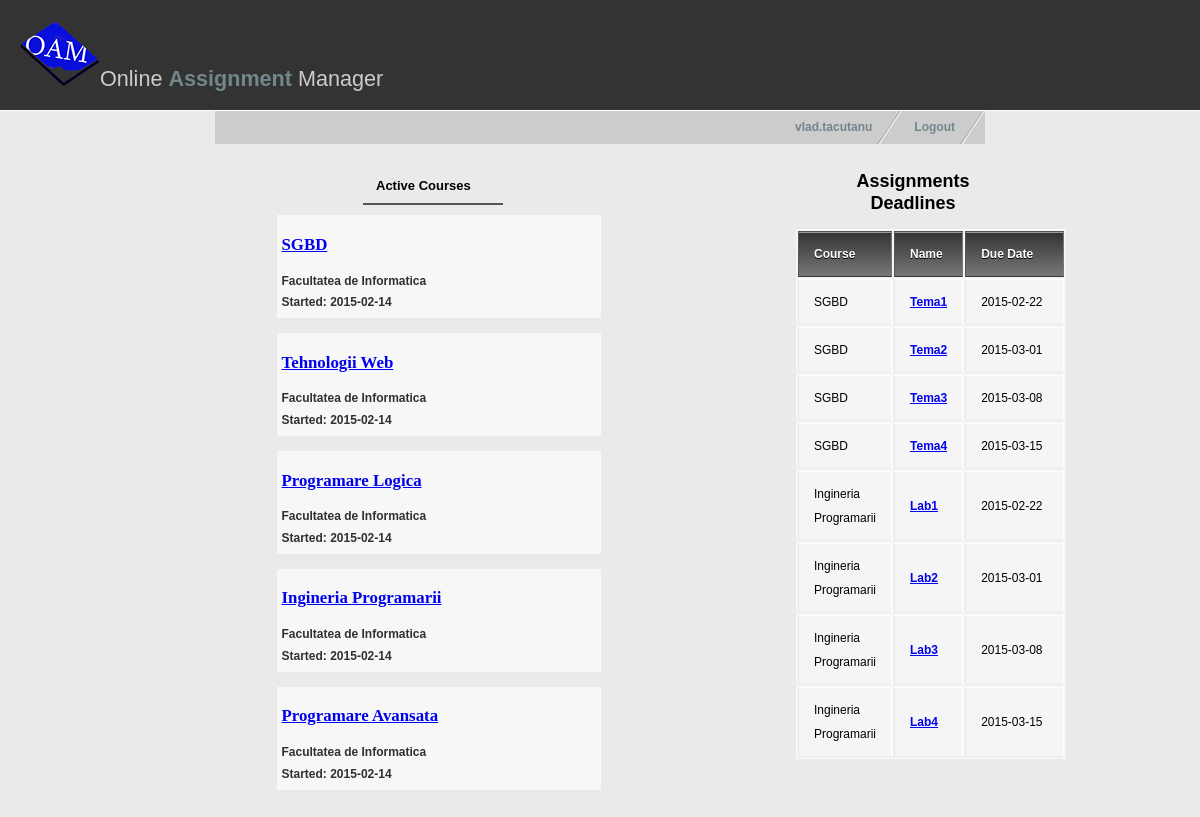
Screenshot of /studentindex.php (signed in) with the database file from the repository.
### tables this page shows
CREATE TABLE Assignment(
  IdAssignment INT(10) PRIMARY KEY,
  IdMaterie INT(10) NOT NULL,
  Titlu VARCHAR(30) NOT NULL,
  Descriere VARCHAR(255),
  AssignDate DATE NOT NULL,
  DueDate DATE NOT NULL,
  Punctaj DECIMAL(3) NOT NULL,
  Tip VARCHAR(10) NOT NULL,
  Path VARCHAR(255),
  FOREIGN KEY(IdMaterie) REFERENCES Materie(IdMaterie),
  CHECK(Tip IN ('Tema','Proiect'))
  );

CREATE TABLE Materie(
  IdMaterie INT(10) PRIMARY KEY,
  Nume VARCHAR(50) NOT NULL,
  Semestru INT(1),
  Descriere VARCHAR(255)
  );

### studentindex.php (the view, shortened to what this page needs)
<!DOCTYPE html>
<?php
  $username = $_SESSION['username'];
?>
<html xmlns="http://www.w3.org/1999/xhtml" xml:lang="en" lang="en">
<head>
<link href="style.css" rel="stylesheet" type="text/css" />
</head>
<body>
<div id="header">
  <h1><img src="images/oamlogo3.png" alt="" />Online <span style="font-weight:bold; color:#73868C;">Assignment</span> Manager</h1>
</div>
<div id="container">
    <ul id="nav">
      <li><a href="index.html">Logout</a></li>
      <li><a href="#"><?php echo $username ?></a></li>
    </ul>
  <div id="contentleft">
    <ul id="nav2" style="margin-left: 100px">
      <li><a href="studentindex.php" style="color: #000;">Active Courses</a></li>
    </ul>
    <?php
    $result = mysql_query("SELECT materie.Nume AS n, student_materie.StartDate AS d FROM materie JOIN student_materie ON materie.IdMaterie=student_materie.IdMaterie
 JOIN student ON student_materie.IdStudent=student.IdStudent
 JOIN account ON student.IdAccount=account.IdAccount
 WHERE account.Username = '$username' AND student_materie.Status='In Curs'");
    while($line = mysql_fetch_array($result, MYSQL_ASSOC)) {
      echo '<div class="coursebox">
      <h3><a href="studentcourse.php?name=',$line["n"],'">',$line["n"],'</a><h3>
      <h4>Facultatea de Informatica</h4>
      <h4>Started: ' ,$line["d"],'<h4>
    </div>';
    }
    ?>
  </div>
  <div id="contentright">
    <h2>Assignments Deadlines</h2>
    <table>
      <thead>
        <tr>
          <th>Course</th>
          <th>Name</th>
          <th>Due Date</th>
        </tr>
      </thead>
      <tbody>
        <?php
    $result = mysql_query("SELECT assignment.Titlu AS titlu, assignment.DueDate AS due, assignment.Path AS path, materie.Nume AS name
      FROM assignment JOIN materie ON assignment.IdMaterie = materie.IdMaterie WHERE assignment.DueDate < '2015-03-19';");
    while($line = mysql_fetch_array($result, MYSQL_ASSOC)) {
    echo '<tr>
          <td>',$line["name"],'</td>
          <td><a href="',$line["path"],'"><strong>',$line["titlu"],'</strong></a></td>
          <td width = 70px;>',$line["due"],'</td>
        </tr>';
         }
         ?>
      </tbody>
    </table>
  </div>
</div>
</body>
</html>

### style.css (style rules this page uses)
body { margin: 0; padding: 0; font: 75% tahoma, Verdana, Arial, sans-serif; line-height: 1.8em; background: #eaeaea url(images/bg.jpg) top left repeat-x; }
#header { background: #333; padding: 20px; border-bottom: 1px solid #fff; }
#header h1 { padding: 0; margin: 0; font-family: Georgia, sans-serif; font-weight: normal; font-size: 180%; color: #ccc; }
#container { width: 770px; margin: 0 auto; padding: 0; }
#nav { float: right; width: 100%; margin: 0; padding: 0px; list-style: none; background: #ccc; }
#nav li { float: right; margin: 0; padding: 0; }
#nav a { float:left; display: block; padding: 0.5em 2.5em 0.5em 1em; text-decoration: none; font-weight: bold; font-size: 100%; color: #73868c; background: #ccc url(images/nav_slant.gif) no-repeat top right; }
#nav2 { width: 100%; padding: 0; list-style: none; padding: 0 0 0 3em; }
#nav2 a { float: left; display: block; padding: 0.7em 2.5em 0.5em 1em; text-decoration: none; font-weight: bold; font-size: 100%; color: #73868c; border-bottom: 2px solid #555; margin-bottom:10px; font-size: 13px; }
.coursebox { float: left; width: 70%; margin-left: 50px; margin-bottom: 15px; background: #f7f7f7; color: #303030; padding: 1% 1%; }
#contentleft { float: left; margin-top: 10px; width: 450px; padding: 0 1em 1em 1em; }
#contentright { margin-top: 0px; float: right; width: 230px; padding: 1em 1em 1em 2em; }
table { background: #f5f5f5; border-collapse: separate; box-shadow: inset 0 1px 0 #fff; font-size: 12px; line-height: 24px; margin-left: 53px; text-align: left; width: 270px; }
th { background: linear-gradient(#333, #777); border-left: 1px solid #555; border-right: 1px solid #777; border-top: 1px solid #555; border-bottom: 1px solid #333; box-shadow: inset 0 1px 0 #999; color: #fff; font-weight: bold; padding: 10px 15px; position: relative; text-shadow: 0 1px 0 #000; }
td { border-right: 1px solid #fff; border-left: 1px solid #e8e8e8; border-top: 1px solid #fff; border-bottom: 1px solid #e8e8e8; padding: 10px 15px; position: relative; }
h1 { font-family: Georgia, serif; font-size: 180%; padding: 30px 0 10px 0; color: #73868c; }
h2 { font-family: helvetica, Verdana, Arial; font-size: 150%; text-align: center; padding-left: 40px; }
#contentright h2 { margin-left: 70px; }
h3 a { font-family: Georgia, serif; font-size: 120%; text-decoration : underline; }
h4 { font-family: helvetica, Verdana, Arial; font-size: 100%; margin: 0 0 0 0; }

### rows the page displays
assignment: IdMaterie.Nume "SGBD", Titlu "Tema1", DueDate "2015-02-22"
assignment: IdMaterie.Nume "SGBD", Titlu "Tema2", DueDate "2015-03-01"
assignment: IdMaterie.Nume "SGBD", Titlu "Tema3", DueDate "2015-03-08"
assignment: IdMaterie.Nume "SGBD", Titlu "Tema4", DueDate "2015-03-15"
assignment: IdMaterie.Nume "Ingineria Programarii", Titlu "Lab1", DueDate "2015-02-22"
assignment: IdMaterie.Nume "Ingineria Programarii", Titlu "Lab2", DueDate "2015-03-01"
assignment: IdMaterie.Nume "Ingineria Programarii", Titlu "Lab3", DueDate "2015-03-08"
assignment: IdMaterie.Nume "Ingineria Programarii", Titlu "Lab4", DueDate "2015-03-15"

### other values shown
$username "vlad.tacutanu"
$line["n"] "SGBD"
$line["d"] "2015-02-14"
$line["n"] "Tehnologii Web"
$line["n"] "Programare Logica"
$line["n"] "Ingineria Programarii"
$line["n"] "Programare Avansata"
